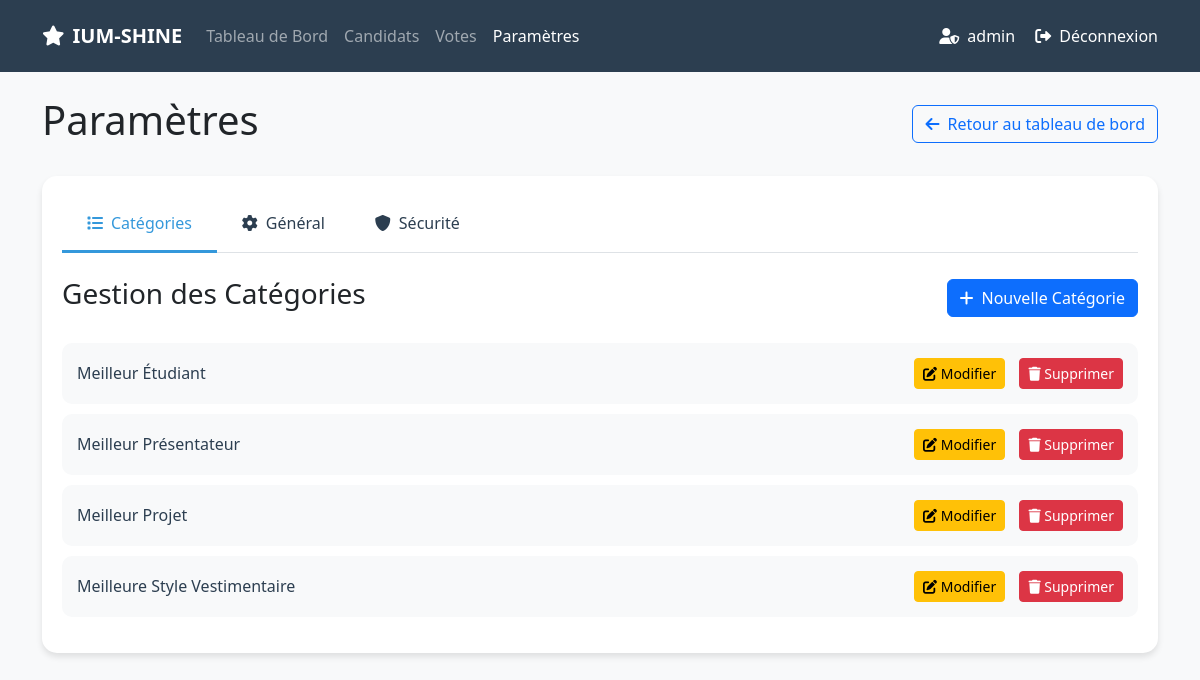
/admin.php?route=settings (signed in), run on the app's committed database.
### tables this page shows
CREATE TABLE IF NOT EXISTS `categories` (
  `id` int NOT NULL AUTO_INCREMENT,
  `name` varchar(100) NOT NULL,
  `description` text,
  `created_at` timestamp NULL DEFAULT CURRENT_TIMESTAMP,
  PRIMARY KEY (`id`)
);

### config/database.php (called while the page is built, shortened)
<?php
class Database {
    private $host = "localhost";
    private $db_name = "ium_shine";
    private $username = "root";
    private $password = "";
    public function getConnection() {
        $this->conn = null;
        try {
            $this->conn = new PDO(
                "mysql:host=" . $this->host . ";dbname=" . $this->db_name,
                $this->username,
                $this->password
            );
            $this->conn->setAttribute(PDO::ATTR_ERRMODE, PDO::ERRMODE_EXCEPTION);
            $this->conn->exec("set names utf8");
        } catch(PDOException $e) {
            echo "Erreur de connexion : " . $e->getMessage();
        }
        return $this->conn;
    }
}
?>

### views/admin/settings.php (the view, shortened to what this page needs)
<!DOCTYPE html>
<html lang="fr">
<head>
    <link href="https://cdn.jsdelivr.net/npm/bootstrap@5.3.0/dist/css/bootstrap.min.css" rel="stylesheet">
    <link href="https://cdnjs.cloudflare.com/ajax/libs/font-awesome/6.0.0/css/all.min.css" rel="stylesheet">
</head>
<body>
    <nav class="navbar navbar-expand-lg navbar-dark mb-4">
        <div class="container">
            <a class="navbar-brand" href="admin.php">
                <i class="fas fa-star me-2"></i>IUM-SHINE
            </a>
            <div class="collapse navbar-collapse" id="navbarNav">
                 <ul class="navbar-nav me-auto mb-2 mb-lg-0">
                    <li class="nav-item">
                        <a class="nav-link" href="admin.php">Tableau de Bord</a>
                    </li>
                    <li class="nav-item">
                        <a class="nav-link" href="admin.php?route=candidates">Candidats</a>
                    </li>
                    <li class="nav-item">
                        <a class="nav-link" href="admin.php?route=votes">Votes</a>
                    </li>
                     <li class="nav-item">
                        <a class="nav-link active" aria-current="page" href="admin.php?route=settings">Paramètres</a>
                    </li>
                </ul>
                <div class="admin-info">
                    <i class="fas fa-user-shield me-2"></i><?php echo htmlspecialchars($_SESSION['admin_username']); ?>
                     <a href="admin.php?route=logout" class="text-white text-decoration-none ms-3">
                        <i class="fas fa-sign-out-alt me-2"></i>Déconnexion
                    </a>
                </div>
            </div>
        </div>
    </nav>
    <div class="container">
        <div class="d-flex justify-content-between align-items-center mb-4">
            <h1>Paramètres</h1>
            <a href="admin.php" class="btn btn-outline-primary">
                <i class="fas fa-arrow-left me-2"></i>Retour au tableau de bord
            </a>
        </div>
        <div class="settings-card">
            <ul class="nav nav-tabs mb-4" id="settingsTabs" role="tablist">
                <li class="nav-item" role="presentation">
                    <button class="nav-link active" id="categories-tab" data-bs-toggle="tab"
                            data-bs-target="#categories" type="button" role="tab">
                        <i class="fas fa-list me-2"></i>Catégories
                    </button>
                </li>
                <li class="nav-item" role="presentation">
                    <button class="nav-link" id="general-tab" data-bs-toggle="tab"
                            data-bs-target="#general" type="button" role="tab">
                        <i class="fas fa-cog me-2"></i>Général
                    </button>
                </li>
                <li class="nav-item" role="presentation">
                    <button class="nav-link" id="security-tab" data-bs-toggle="tab"
                            data-bs-target="#security" type="button" role="tab">
                        <i class="fas fa-shield-alt me-2"></i>Sécurité
                    </button>
                </li>
            </ul>
            <div class="tab-content" id="settingsTabsContent">
                <div class="tab-pane fade show active" id="categories" role="tabpanel">
                    <div class="d-flex justify-content-between align-items-center mb-4">
                        <h3>Gestion des Catégories</h3>
                        <button type="button" class="btn btn-primary" data-bs-toggle="modal" data-bs-target="#addCategoryModal">
                            <i class="fas fa-plus me-2"></i>Nouvelle Catégorie
                        </button>
                    </div>
                    <ul class="category-list">
                        <?php foreach ($categories as $category): ?>
                        <li class="category-item">
                            <span class="category-name"><?php echo htmlspecialchars($category['name']); ?></span>
                            <div class="category-actions">
                                <button type="button" class="btn btn-sm btn-warning"
                                        data-bs-toggle="modal" data-bs-target="#editCategoryModal"
                                        data-id="<?php echo $category['id']; ?>"
                                        data-name="<?php echo htmlspecialchars($category['name']); ?>"
                                        data-description="<?php echo htmlspecialchars($category['description']); ?>">
                                    <i class="fas fa-edit"></i> Modifier
                                </button>
                                <button type="button" class="btn btn-sm btn-danger"
                                        data-bs-toggle="modal" data-bs-target="#deleteCategoryModal"
                                        data-id="<?php echo $category['id']; ?>"
                                        data-name="<?php echo htmlspecialchars($category['name']); ?>">
                                    <i class="fas fa-trash"></i> Supprimer
                                </button>
                            </div>
                        </li>
                        <?php endforeach; ?>
                    </ul>
                </div>
            </div>
        </div>
    </div>
</body>
</html>

### views/admin/settings.php (style rules this page uses)
:root { --primary-color: #2c3e50; --secondary-color: #3498db; --accent-color: #e74c3c; }
body { font-family: 'Segoe UI', Tahoma, Geneva, Verdana, sans-serif; background-color: #f8f9fa; }
.navbar { background: var(--primary-color); padding: 1rem; }
.navbar-brand { color: white !important; font-weight: bold; }
.admin-info { color: white; margin-left: auto; }
.settings-card { background: white; border-radius: 15px; padding: 20px; margin-bottom: 20px; box-shadow: 0 4px 6px rgba(0,0,0,0.1); }
.nav-tabs .nav-link { color: var(--primary-color); border: none; padding: 15px 25px; font-weight: 500; }
.nav-tabs .nav-link.active { color: var(--secondary-color); border-bottom: 3px solid var(--secondary-color); background: none; }
.category-list { list-style: none; padding: 0; }
.category-item { background: #f8f9fa; border-radius: 10px; padding: 15px; margin-bottom: 10px; display: flex; justify-content: space-between; align-items: center; }
.category-name { font-weight: 500; color: var(--primary-color); }
.category-actions .btn { margin-left: 10px; }

### data on the page
categories: name "Meilleur Étudiant"
categories: name "Meilleur Présentateur"
categories: name "Meilleur Projet"
categories: name "Meilleure Style Vestimentaire"

### other printed values
$_SESSION['admin_username'] "admin"
